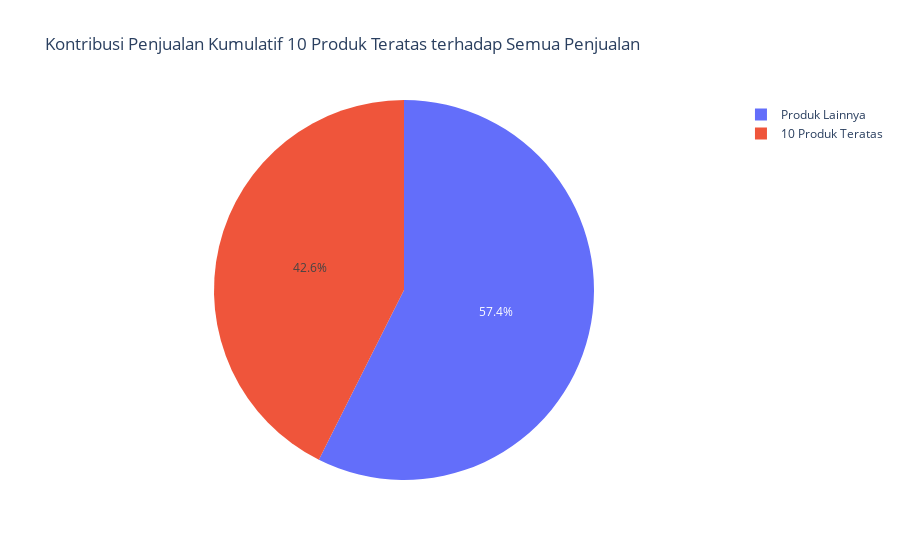

The notebook cell this image was saved under:
### Code cell
# Menghitung total penjualan kumulatif per toko
total_sales = kumulatif['SalesCumulativeSum'].sum()
top_10_prod = kumulatif.groupby('ProductID')['SalesCumulativeSum'].sum().nlargest(10)

# Menghitung kontribusi persentase
top_10_contribution = top_10_prod.sum() / total_sales * 100
other_contribution = 100 - top_10_contribution

# Membuat DataFrame untuk visualisasi
contribution_data = pd.DataFrame({
    'Kategori': ['10 Produk Teratas', 'Produk Lainnya'],
    'Persentase': [top_10_contribution, other_contribution]
})

# Membuat diagram pie
fig = px.pie(
    contribution_data,
    names='Kategori',
    values='Persentase',
    title='Kontribusi Penjualan Kumulatif 10 Produk Teratas terhadap Semua Penjualan',
    labels={'Persentase': 'Persentase Penjualan'}
)

# Menampilkan grafik
fig.show()

### Figure 1 — Plotly figure (JSON) as saved in the notebook; plotly's stock layout.template omitted (floating-point values rounded to 4 significant figures)
{"data": [{"domain": {"x": [0, 1], "y": [0, 1]}, "hovertemplate": "Kategori=%{label}<br>Persentase Penjualan=%{value}<extra></extra>", "labels": ["10 Produk Teratas", "Produk Lainnya"], "legendgroup": "", "name": "", "showlegend": true, "type": "pie", "values": [42.6, 57.4]}], "layout": {"autosize": true, "legend": {"tracegroupgap": 0}, "title": {"text": "Kontribusi Penjualan Kumulatif 10 Produk Teratas terhadap Semua Penjualan"}}}
